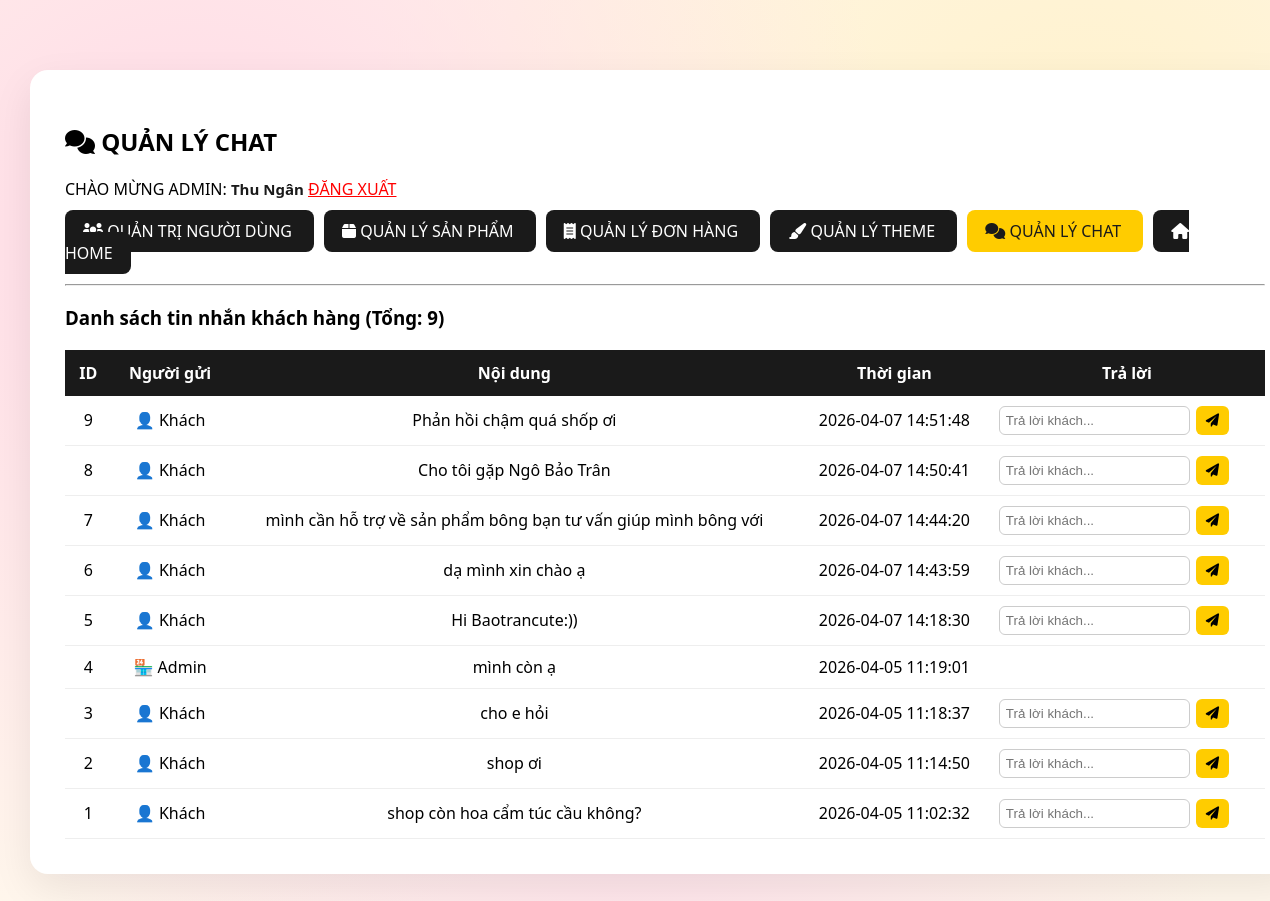
The page /admin/chat.php (signed in) on the database its author committed.
### tables this page shows
CREATE TABLE `chat_messages` (
  `id` int(11) NOT NULL,
  `user_name` varchar(100) DEFAULT NULL,
  `message` text DEFAULT NULL,
  `created_at` timestamp NOT NULL DEFAULT current_timestamp(),
  `sender` enum('user','admin') DEFAULT 'user'
);

### admin/chat.php (the view, shortened to what this page needs)
<?php
$currentPage = basename($_SERVER['PHP_SELF']);
include '../db_config.php';
$messages = $pdo->query("SELECT * FROM chat_messages ORDER BY id DESC");
$msg_count = $messages->rowCount();
?>
<!DOCTYPE html>
<html lang="vi">
<head>
<link rel="stylesheet" href="../css/style.css">
<link rel="stylesheet" href="https://cdnjs.cloudflare.com/ajax/libs/font-awesome/6.0.0-beta3/css/all.min.css">
</head>
<body>
<main>
<div class="admin-container">
<div class="admin-header-info">
<h2><i class="fas fa-comments"></i> QUẢN LÝ CHAT</h2>
<p>
CHÀO MỪNG ADMIN:
<span style="font-weight:bold;color:#1a1a1a;font-size:15px;">
<?= htmlspecialchars($_SESSION['fullname'] ?? 'Admin') ?>
</span>
<a href="../logout.php" style="color:red;">ĐĂNG XUẤT</a>
</p>
</div>
<div class="admin-menu">
<a href="users.php"
class="<?= $currentPage == 'users.php' ? 'active' : '' ?>">
<i class="fas fa-users-cog"></i> QUẢN TRỊ NGƯỜI DÙNG
</a>
<a href="products.php"
class="<?= $currentPage == 'products.php' ? 'active' : '' ?>">
<i class="fas fa-box"></i> QUẢN LÝ SẢN PHẨM
</a>
<a href="orders.php"
class="<?= $currentPage == 'orders.php' ? 'active' : '' ?>">
    <i class="fas fa-receipt"></i> QUẢN LÝ ĐƠN HÀNG
</a>
<a href="theme.php"
class="<?= $currentPage == 'theme.php' ? 'active' : '' ?>">
<i class="fas fa-paint-brush"></i> QUẢN LÝ THEME
</a>
<a href="chat.php"
class="<?= $currentPage == 'chat.php' ? 'active' : '' ?>">
<i class="fas fa-comments"></i> QUẢN LÝ CHAT
</a>
<a href="/flower_shop/index.php">
<i class="fas fa-home"></i> HOME
</a>
</div>
<hr>
<h3>Danh sách tin nhắn khách hàng (Tổng: <?= $msg_count ?>)</h3>
<table>
<tr>
<th>ID</th>
<th>Người gửi</th>
<th>Nội dung</th>
<th>Thời gian</th>
<th>Trả lời</th>
</tr>
<?php foreach($messages as $msg): ?>
<tr>
<td><?= $msg['id'] ?></td>
<td>
<?= $msg['sender']=="admin" ? "🏪 Admin" : "👤 Khách" ?>
</td>
<td><?= htmlspecialchars($msg['message']) ?></td>
<td><?= $msg['created_at'] ?></td>
<td>
<?php if($msg['sender']=="user"): ?>
<form class="reply-box" method="POST" action="reply_chat.php">
<input type="text" name="reply" placeholder="Trả lời khách..." required>
<button type="submit">
<i class="fas fa-paper-plane"></i>
</button>
</form>
<?php endif; ?>
</td>
</tr>
<?php endforeach; ?>
</table>
</div>
</main>
</body>
</html>

### css/style.css (style rules this page uses)
body { font-family: 'Times New Roman', Times, serif, sans-serif; margin: 0; padding: 0; background-color: #fffaf0; }
:root { --primary-color: #e91e63; --secondary-color: #ffc107; --dark-color: #2c3e50; }
html, body { margin: 0; padding: 0; width: 100%; overflow-x: hidden; }

### admin/chat.php (style rules this page uses)
body { margin:0; padding:30px; font-family:'Segoe UI',sans-serif; background: radial-gradient(circle at 15% 25%, rgba(255,214,230,0.9), transparent 55%), radial-gradient(circle at 85% 20%, rgba(255,241,200,0.9), transparent 55%), radial-gradient(circle at 50% 80%, rgba(255,220,235,0.8), transparent 60%); background-color:#fff7ec; background-attachment:fixed; }
.admin-container { max-width:1200px; margin:40px auto; padding:35px; background:white; border-radius:18px; box-shadow:0 15px 40px rgba(0,0,0,0.08); }
.admin-menu { margin:20px 0; }
.admin-menu a { background:#1a1a1a; color:white; padding:10px 18px; margin-right:10px; text-decoration:none; border-radius:8px; transition:0.3s; }
.admin-menu a:hover, .admin-menu .active { background:#ffcc00; color:#1a1a1a; }
table { width:100%; border-collapse:collapse; margin-top:20px; }
th { background:#1a1a1a; color:white; padding:12px; }
td { padding:10px; border-bottom:1px solid #eee; }
th,td { text-align:center; }
.reply-box { display:flex; gap:6px; }
.reply-box input { padding:6px; border-radius:6px; border:1px solid #ccc; }
.reply-box button { background:#ffcc00; border:none; padding:6px 10px; border-radius:6px; cursor:pointer; font-weight:bold; }

### rows shown on the page
chat_messages: id "9", sender "👤 Khách", message "Phản hồi chậm quá shốp ơi", created_at "2026-04-07 14:51:48"
chat_messages: id "8", sender "👤 Khách", message "Cho tôi gặp Ngô Bảo Trân", created_at "2026-04-07 14:50:41"
chat_messages: id "7", sender "👤 Khách", message "mình cần hỗ trợ về sản phẩm bông bạn tư vấn giúp mình bông với", created_at "2026-04-07 14:44:20"
chat_messages: id "6", sender "👤 Khách", message "dạ mình xin chào ạ", created_at "2026-04-07 14:43:59"
chat_messages: id "5", sender "👤 Khách", message "Hi Baotrancute:))", created_at "2026-04-07 14:18:30"
chat_messages: id "4", sender "🏪 Admin", message "mình còn ạ", created_at "2026-04-05 11:19:01"
chat_messages: id "3", sender "👤 Khách", message "cho e hỏi", created_at "2026-04-05 11:18:37"
chat_messages: id "2", sender "👤 Khách", message "shop ơi", created_at "2026-04-05 11:14:50"
chat_messages: id "1", sender "👤 Khách", message "shop còn hoa cẩm túc cầu không?", created_at "2026-04-05 11:02:32"

### other values the page prints
$_SESSION['fullname'] "Thu Ngân"
$msg_count "9"
